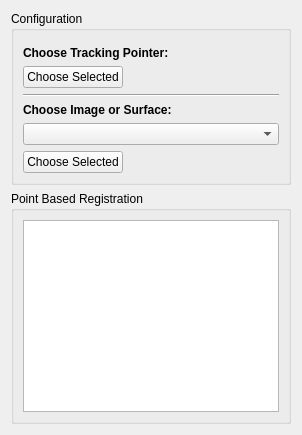
     <widget class="QWidget" name="tab">
      <attribute name="title">
       <string>Fiducial registration</string>
      </attribute>
      <layout class="QGridLayout" name="gridLayout_4">
       <item row="0" column="0">
        <widget class="QGroupBox" name="groupBox">
         <property name="title">
          <string>Configuration</string>
         </property>
         <layout class="QGridLayout" name="gridLayout">
          <item row="4" column="0">
           <widget class="QLabel" name="label_2">
            <property name="text">
             <string>&lt;html&gt;&lt;head/&gt;&lt;body&gt;&lt;p&gt;&lt;span style=&quot; font-weight:600;&quot;&gt;Choose Image or Surface:&lt;/span&gt;&lt;/p&gt;&lt;/body&gt;&lt;/html&gt;</string>
            </property>
           </widget>
          </item>
          <item row="5" column="0">
           <widget class="QmitkDataStorageComboBox" name="m_DataStorageComboBox"/>
          </item>
          <item row="1" column="0">
           <widget class="QLabel" name="label">
            <property name="text">
             <string>&lt;html&gt;&lt;head/&gt;&lt;body&gt;&lt;p&gt;&lt;span style=&quot; font-weight:600;&quot;&gt;Choose Tracking Pointer:&lt;/span&gt;&lt;/p&gt;&lt;/body&gt;&lt;/html&gt;</string>
            </property>
           </widget>
          </item>
          <item row="3" column="0">
           <widget class="Line" name="line">
            <property name="orientation">
             <enum>Qt::Horizontal</enum>
            </property>
           </widget>
          </item>
          <item row="6" column="0">
           <layout class="QHBoxLayout" name="horizontalLayout_2">
            <item>
             <widget class="QPushButton" name="m_ChooseSelectedImage">
              <property name="text">
               <string>Choose Selected</string>
              </property>
             </widget>
            </item>
            <item>
             <spacer name="horizontalSpacer">
              <property name="orientation">
               <enum>Qt::Horizontal</enum>
              </property>
              <property name="sizeHint" stdset="0">
               <size>
                <width>40</width>
                <height>20</height>
               </size>
              </property>
             </spacer>
            </item>
            <item>
             <widget class="QLabel" name="m_ImageLabel">
              <property name="text">
               <string>&lt;none&gt;</string>
              </property>
             </widget>
            </item>
           </layout>
          </item>
          <item row="2" column="0">
           <layout class="QHBoxLayout" name="horizontalLayout">
            <item>
             <widget class="QPushButton" name="m_ChooseSelectedPointer">
              <property name="text">
               <string>Choose Selected</string>
              </property>
             </widget>
            </item>
            <item>
             <spacer name="horizontalSpacer_2">
              <property name="orientation">
               <enum>Qt::Horizontal</enum>
              </property>
              <property name="sizeHint" stdset="0">
               <size>
                <width>40</width>
                <height>20</height>
               </size>
              </property>
             </spacer>
            </item>
            <item>
             <widget class="QLabel" name="m_PointerLabel">
              <property name="text">
               <string>&lt;none&gt;</string>
              </property>
             </widget>
            </item>
           </layout>
          </item>
          <item row="0" column="0">
           <widget class="QmitkNavigationDataSourceSelectionWidget" name="m_TrackingDeviceSelectionWidget" native="true"/>
          </item>
         </layout>
        </widget>
       </item>
       <item row="1" column="0">
        <widget class="QGroupBox" name="groupBox_2">
         <property name="title">
          <string>Point Based Registration</string>
         </property>
         <layout class="QGridLayout" name="gridLayout_2">
          <item row="0" column="0">
           <widget class="QmitkFiducialRegistrationWidget" name="m_FiducialRegistrationWidget">
            <property name="maximumSize">
             <size>
              <width>16777215</width>
              <height>900</height>
             </size>
            </property>
           </widget>
          </item>
         </layout>
        </widget>
       </item>
      </layout>
     </widget>
